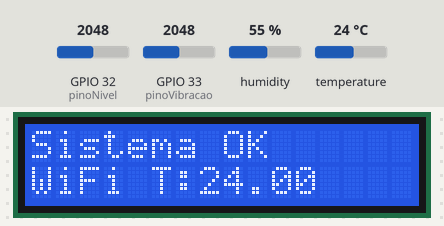
Bench run of a sketch on a simulated ESP32. On the bench: 16×2 character LCD. The test bench sets the inputs (shaded band); at power-on: temperature 24 °C, GPIO 32 (pinoNivel) = 2048, GPIO 33 (pinoVibracao) = 2048, humidity 55 %. WiFi joins after 1.5 s; servers stay silent unless stated; no MQTT or app messages arrive unless stated; what the sketch prints to the serial monitor is not drawn.

Above: at 4.7 s.
4.8 s: temperature set to 34.3 °C
At 10.0 s:
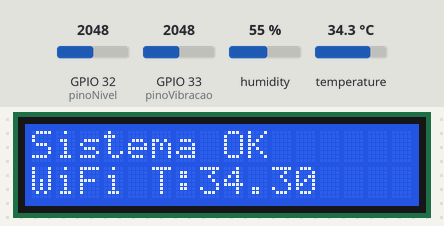
10.4 s: temperature set to 35.5 °C
At 14.0 s:
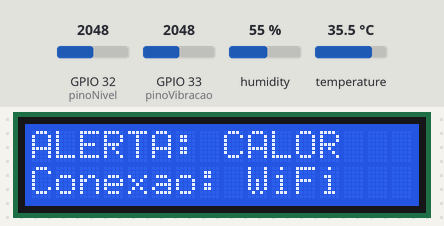
16.0 s: GPIO 32 (pinoNivel) set to 3273
21.6 s: GPIO 32 (pinoNivel) set to 3376
At 24.5 s:
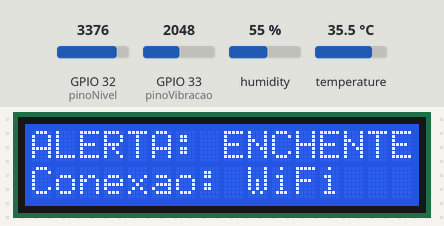
27.2 s: GPIO 32 (pinoNivel) set to 2866
At 36.4 s:
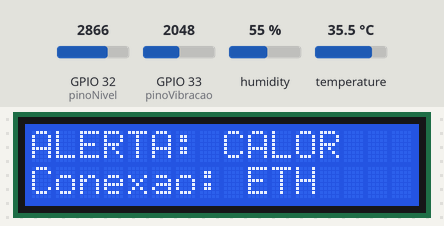
37.3 s: temperature set to 12 °C
At 41.4 s:
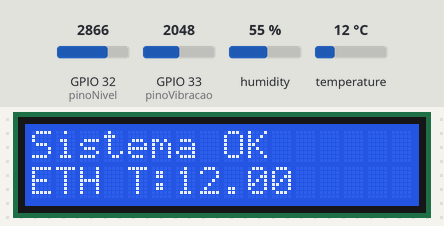
Timing chart, 0 to 42.9 s (numbered marks = the images above; inputs shaded):
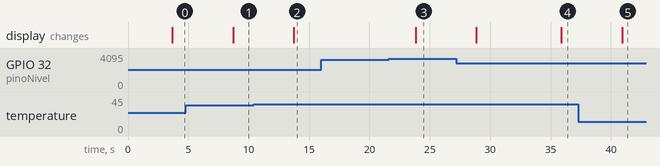

Measured:
- the behaviour switches between 35 and 35.1 °C on temperature (found by bisection; images 1 and 2)
- the behaviour switches between 3316 and 3317 on GPIO 32 (pinoNivel) (found by bisection; images 2 and 3)
- after the input at 4.8 s, the display: changes after 3.9 s (image 1)
- after the input at 10.4 s, the display: changes after 3.3 s (image 2)
- after the input at 16.0 s, every drawn part: stays the same
- after the input at 21.6 s, the display: changes after 2.2 s (image 3)
- after the input at 27.2 s, the display: first changes after 1.7 s (image 4 shows a later state)
- after the input at 37.3 s, the display: changes after 3.6 s (image 5)

The sketch:

sketch.ino
```cpp
#include <WiFi.h>
#include <PubSubClient.h>
#include "DHT.h"
#include <Wire.h>
#include <LiquidCrystal_I2C.h>

const char* ssid = "Wokwi-GUEST";
const char* password = "";

const char* mqtt_server = "broker.hivemq.com";

const char* topico_enchente = "SafeDrop/Enchente/Nivel";
const char* topico_temp_umid = "SafeDrop/TemperaturaUmidade";
const char* topico_vibracao = "SafeDrop/Vibracao";

#define DHTPIN 4
#define DHTTYPE DHT22
DHT dht(DHTPIN, DHTTYPE);

int pinoNivel = 32;
int pinoVibracao = 33;

bool ethernetConnected = false;
bool wifiConnected = false;

WiFiClient wifiClient;
PubSubClient client(wifiClient);

LiquidCrystal_I2C lcd(0x27, 16, 2);

bool useEthernet = false;
unsigned long lastSwitchTime = 0;
const unsigned long switchInterval = 30000;

void setup_wifi() {
  delay(10);
  Serial.println();
  Serial.print("Conectando no WiFi ");
  Serial.println(ssid);

  WiFi.begin(ssid, password);

  while (WiFi.status() != WL_CONNECTED) {
    delay(500);
    Serial.print(".");
  }

  Serial.println("");
  Serial.println("WiFi conectado");
  Serial.println(WiFi.localIP());
  wifiConnected = true;
}

void setup_ethernet() {
  Serial.println("Simulando conexão Ethernet no Wokwi...");
  delay(2000);

  if (useEthernet) {
    Serial.println("Ethernet simulado conectado");
    Serial.println("IP simulado: 192.168.1.100");
    ethernetConnected = true;
  } else {
    Serial.println("Ethernet simulado desconectado");
    ethernetConnected = false;
  }
}

void reconnect() {
  while (!client.connected()) {
    Serial.print("Tentando conexão MQTT...");
    if (client.connect("SafeDropESP32")) {
      Serial.println("Conectado ao broker MQTT.");
    } else {
      Serial.print("Falhou, rc=");
      Serial.print(client.state());
      Serial.println(" tentando novamente em 2 segundos.");
      delay(2000);
    }
  }
}

void setup() {
  Serial.begin(115200);
  dht.begin();
  lcd.init();
  lcd.backlight();
  lcd.setCursor(0, 0);
  lcd.print("SafeDrop Init");

  // No Wokwi, para iniciar com WiFi
  setup_wifi();

  // Simular Ethernet para demonstração
  setup_ethernet();


  client.setServer(mqtt_server, 1883);

  pinMode(pinoNivel, INPUT);
  pinMode(pinoVibracao, INPUT);
}

void loop() {

  unsigned long currentTime = millis();
  if (currentTime - lastSwitchTime > switchInterval) {
    lastSwitchTime = currentTime;
    useEthernet = !useEthernet;

    if (useEthernet) {
      ethernetConnected = true;
      Serial.println("Alternando para conexão Ethernet (simulado)");
    } else {
      ethernetConnected = false;
      Serial.println("Alternando para conexão WiFi");
    }

    setup_ethernet();
  }

  if (!client.connected()) {
    reconnect();
  }
  client.loop();

  int valorNivel = analogRead(pinoNivel);
  int nivelAgua = map(valorNivel, 0, 4095, 0, 100);

  String payloadEnchente = "{\"nivel_agua\": " + String(nivelAgua) + "}";
  client.publish(topico_enchente, (char*) payloadEnchente.c_str());
  Serial.println("Enviado Enchente: " + payloadEnchente);

  float temperatura = dht.readTemperature();
  float umidade = dht.readHumidity();

  if (isnan(temperatura) || isnan(umidade)) {
    Serial.println("Falha na leitura do sensor DHT!");
  } else {
    String payloadTemp = "{\"temperatura\": " + String(temperatura) + ", \"umidade\": " + String(umidade) + "}";
    client.publish(topico_temp_umid, (char*) payloadTemp.c_str());
    Serial.println("Enviado Temp/Umidade: " + payloadTemp);
  }

  int valorVib = analogRead(pinoVibracao);
  int vibracao = map(valorVib, 0, 4095, 0, 100);

  String payloadVib = "{\"vibracao\": " + String(vibracao) + "}";
  client.publish(topico_vibracao, (char*) payloadVib.c_str());
  Serial.println("Enviado Vibracao: " + payloadVib);

  lcd.clear();

  String conexao = ethernetConnected ? "ETH" : (wifiConnected ? "WiFi" : "Desconectado");

  if (nivelAgua > 80) {
    lcd.print("ALERTA: ENCHENTE");
    lcd.setCursor(0, 1);
    lcd.print("Conexao: " + conexao);
  } else if (temperatura > 35) {
    lcd.print("ALERTA: CALOR");
    lcd.setCursor(0, 1);
    lcd.print("Conexao: " + conexao);
  } else if (vibracao > 70) {
    lcd.print("ALERTA: VIBRACAO");
    lcd.setCursor(0, 1);
    lcd.print("Conexao: " + conexao);
  } else {
    lcd.print("Sistema OK");
    lcd.setCursor(0, 1);
    lcd.print(conexao + " T:" + String(temperatura));
  }

  delay(5000);
}
```
